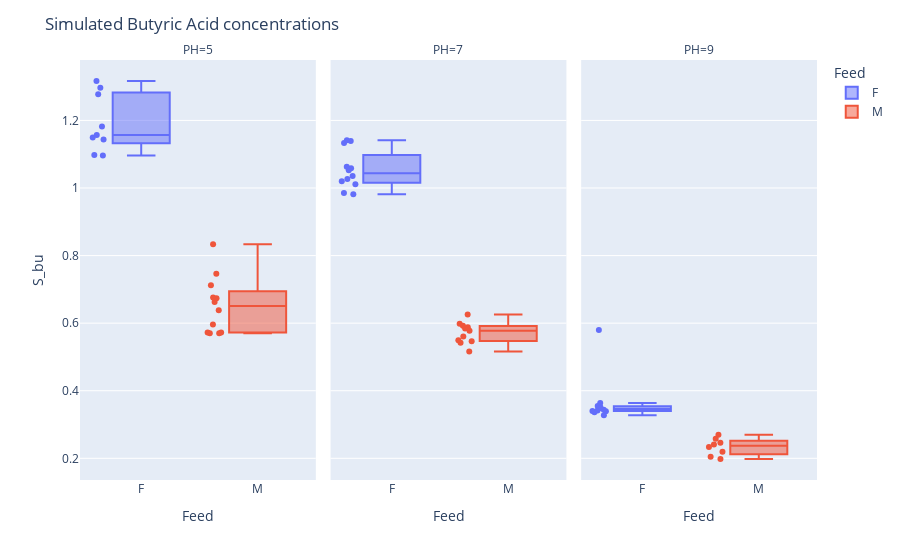

Source (notebook cell):
### Code cell
fig=px.box(simulations_vfa_results,x="Feed",y="S_bu",facet_col="PH",color="Feed",points="all")
fig.update_layout(title="Simulated Butyric Acid concentrations")
fig.write_html("simulated_vfa_concentrations.html")
fig.show()

### Figure 1 — Plotly figure (JSON) as saved in the notebook; plotly's stock layout.template omitted (floating-point values rounded to 4 significant figures)
{"data": [{"alignmentgroup": "True", "boxpoints": "all", "hovertemplate": "Feed=%{x}<br>PH=5<br>S_bu=%{y}<extra></extra>", "legendgroup": "F", "marker": {"color": "#636efa"}, "name": "F", "notched": false, "offsetgroup": "F", "orientation": "v", "showlegend": true, "type": "box", "x": ["F", "F", "F", "F", "F", "F", "F", "F", "F"], "x0": " ", "xaxis": "x", "y": [1.144, 1.157, 1.278, 1.182, 1.297, 1.15, 1.096, 1.317, 1.097], "y0": " ", "yaxis": "y"}, {"alignmentgroup": "True", "boxpoints": "all", "hovertemplate": "Feed=%{x}<br>PH=7<br>S_bu=%{y}<extra></extra>", "legendgroup": "F", "marker": {"color": "#636efa"}, "name": "F", "notched": false, "offsetgroup": "F", "orientation": "v", "showlegend": false, "type": "box", "x": ["F", "F", "F", "F", "F", "F", "F", "F", "F", "F", "F", "F"], "x0": " ", "xaxis": "x2", "y": [1.063, 1.139, 1.141, 1.133, 1.027, 1.011, 1.052, 1.058, 1.035, 1.02, 0.9814, 0.9849], "y0": " ", "yaxis": "y2"}, {"alignmentgroup": "True", "boxpoints": "all", "hovertemplate": "Feed=%{x}<br>PH=9<br>S_bu=%{y}<extra></extra>", "legendgroup": "F", "marker": {"color": "#636efa"}, "name": "F", "notched": false, "offsetgroup": "F", "orientation": "v", "showlegend": false, "type": "box", "x": ["F", "F", "F", "F", "F", "F", "F", "F", "F", "F", "F", "F"], "x0": " ", "xaxis": "x3", "y": [0.3403, 0.3436, 0.5801, 0.3479, 0.3526, 0.3511, 0.3418, 0.3549, 0.3361, 0.3635, 0.3275, 0.3391], "y0": " ", "yaxis": "y3"}, {"alignmentgroup": "True", "boxpoints": "all", "hovertemplate": "Feed=%{x}<br>PH=5<br>S_bu=%{y}<extra></extra>", "legendgroup": "M", "marker": {"color": "#EF553B"}, "name": "M", "notched": false, "offsetgroup": "M", "orientation": "v", "showlegend": true, "type": "box", "x": ["M", "M", "M", "M", "M", "M", "M", "M", "M", "M", "M", "M"], "x0": " ", "xaxis": "x", "y": [0.6626, 0.8334, 0.7465, 0.6739, 0.5699, 0.5722, 0.6761, 0.5701, 0.7125, 0.572, 0.6386, 0.5958], "y0": " ", "yaxis": "y"}, {"alignmentgroup": "True", "boxpoints": "all", "hovertemplate": "Feed=%{x}<br>PH=7<br>S_bu=%{y}<extra></extra>", "legendgroup": "M", "marker": {"color": "#EF553B"}, "name": "M", "notched": false, "offsetgroup": "M", "orientation": "v", "showlegend": false, "type": "box", "x": ["M", "M", "M", "M", "M", "M", "M", "M", "M", "M", "M"], "x0": " ", "xaxis": "x2", "y": [0.5602, 0.588, 0.5778, 0.5468, 0.5424, 0.5845, 0.5925, 0.6253, 0.5981, 0.5491, 0.5158], "y0": " ", "yaxis": "y2"}, {"alignmentgroup": "True", "boxpoints": "all", "hovertemplate": "Feed=%{x}<br>PH=9<br>S_bu=%{y}<extra></extra>", "legendgroup": "M", "marker": {"color": "#EF553B"}, "name": "M", "notched": false, "offsetgroup": "M", "orientation": "v", "showlegend": false, "type": "box", "x": ["M", "M", "M", "M", "M", "M", "M", "M"], "x0": " ", "xaxis": "x3", "y": [0.2334, 0.2407, 0.2193, 0.2464, 0.2579, 0.2693, 0.1979, 0.2043], "y0": " ", "yaxis": "y3"}], "layout": {"annotations": [{"font": {}, "showarrow": false, "text": "PH=5", "x": 0.16, "xanchor": "center", "xref": "paper", "y": 1, "yanchor": "bottom", "yref": "paper"}, {"font": {}, "showarrow": false, "text": "PH=7", "x": 0.5, "xanchor": "center", "xref": "paper", "y": 1, "yanchor": "bottom", "yref": "paper"}, {"font": {}, "showarrow": false, "text": "PH=9", "x": 0.84, "xanchor": "center", "xref": "paper", "y": 1, "yanchor": "bottom", "yref": "paper"}], "boxmode": "overlay", "legend": {"title": {"text": "Feed"}, "tracegroupgap": 0}, "margin": {"t": 60}, "title": {"text": "Simulated Butyric Acid concentrations"}, "xaxis": {"anchor": "y", "categoryarray": ["F", "M"], "categoryorder": "array", "domain": [0, 0.32], "title": {"text": "Feed"}}, "xaxis2": {"anchor": "y2", "categoryarray": ["F", "M"], "categoryorder": "array", "domain": [0.34, 0.66], "matches": "x", "title": {"text": "Feed"}}, "xaxis3": {"anchor": "y3", "categoryarray": ["F", "M"], "categoryorder": "array", "domain": [0.68, 1.0], "matches": "x", "title": {"text": "Feed"}}, "yaxis": {"anchor": "x", "domain": [0, 1], "title": {"text": "S_bu"}}, "yaxis2": {"anchor": "x2", "domain": [0, 1], "matches": "y", "showticklabels": false}, "yaxis3": {"anchor": "x3", "domain": [0, 1], "matches": "y", "showticklabels": false}}}
